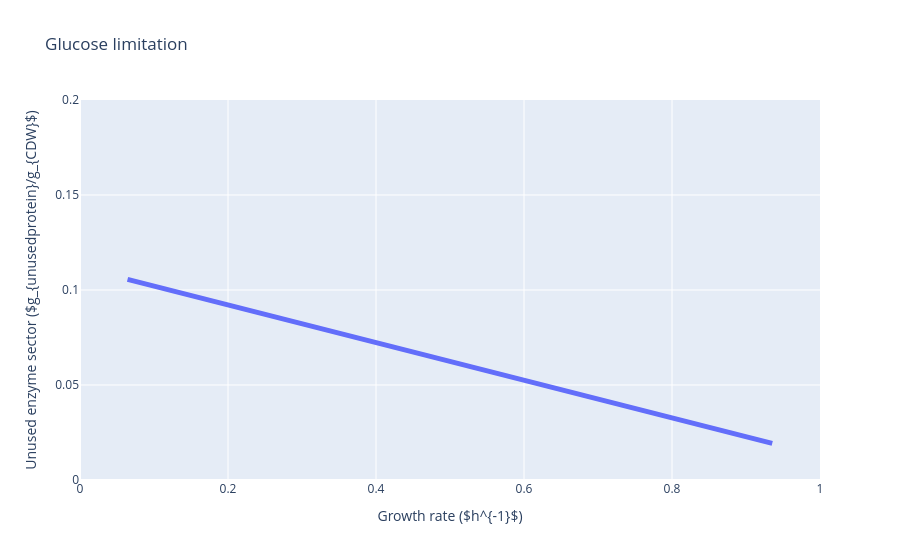

The notebook cell saved with this chart:
### Code cell
plot_unused_protein_vs_mu(simulation_results_new, ups_molmass, BIOMASS_RXN_ID)

### Figure 1 — Plotly figure (JSON) as saved in the notebook; plotly's stock layout.template omitted (floating-point values rounded to 4 significant figures)
{"data": [{"line": {"width": 5}, "marker": {"size": 10}, "mode": "lines", "type": "scatter", "x": [0.9354, 0.8496, 0.7638, 0.6778, 0.591, 0.5042, 0.4175, 0.3307, 0.243, 0.1545, 0.06424], "y": [0.01926, 0.02776, 0.03626, 0.04478, 0.05338, 0.06197, 0.07057, 0.07917, 0.08785, 0.09662, 0.1056]}], "layout": {"font": {"size": 12}, "title": {"text": "Glucose limitation"}, "xaxis": {"range": [0, 1], "title": {"text": "Growth rate ($h^{-1}$)"}}, "yaxis": {"range": [0, 0.2], "title": {"text": "Unused enzyme sector ($g_{unusedprotein}/g_{CDW}$)"}}}}
